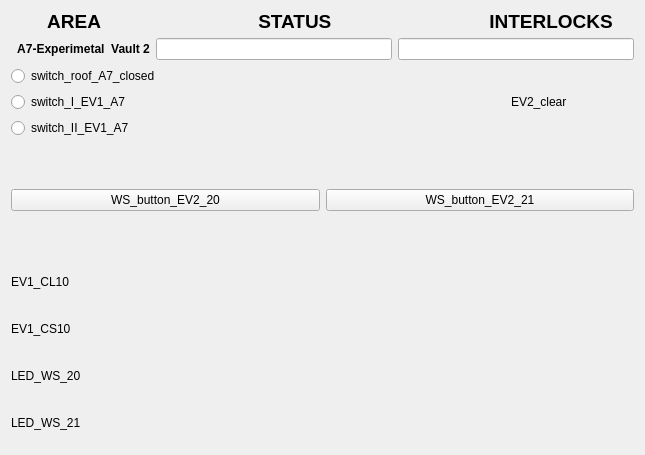
<?xml version="1.0" encoding="UTF-8"?>
<ui version="4.0">
 <class>Form</class>
 <widget class="QWidget" name="Form">
  <property name="geometry">
   <rect>
    <x>0</x>
    <y>0</y>
    <width>645</width>
    <height>455</height>
   </rect>
  </property>
  <property name="windowTitle">
   <string>Form</string>
  </property>
  <layout class="QVBoxLayout" name="verticalLayout_3">
   <item>
    <layout class="QVBoxLayout" name="verticalLayout">
     <item>
      <widget class="QLabel" name="label_4">
       <property name="maximumSize">
        <size>
         <width>16777215</width>
         <height>21</height>
        </size>
       </property>
       <property name="font">
        <font>
         <pointsize>14</pointsize>
         <weight>75</weight>
         <bold>true</bold>
        </font>
       </property>
       <property name="text">
        <string>       AREA                              STATUS                              INTERLOCKS </string>
       </property>
      </widget>
     </item>
     <item>
      <layout class="QFormLayout" name="formLayout_2">
       <property name="fieldGrowthPolicy">
        <enum>QFormLayout::AllNonFixedFieldsGrow</enum>
       </property>
       <item row="0" column="0">
        <widget class="QLabel" name="label">
         <property name="font">
          <font>
           <weight>75</weight>
           <bold>true</bold>
          </font>
         </property>
         <property name="text">
          <string>  A7-Experimetal  Vault 2</string>
         </property>
        </widget>
       </item>
       <item row="0" column="1">
        <layout class="QHBoxLayout" name="horizontalLayout_3">
         <item>
          <widget class="QELineEdit" name="qelineedit_6">
           <property name="alignment">
            <set>Qt::AlignCenter</set>
           </property>
           <property name="variable" stdset="0">
            <string>VCS:EV2-CLR-STATS</string>
           </property>
          </widget>
         </item>
         <item>
          <widget class="QELineEdit" name="qelineedit_7">
           <property name="alignment">
            <set>Qt::AlignCenter</set>
           </property>
           <property name="variable" stdset="0">
            <string>VCS:EV2-INTLCK-STATS</string>
           </property>
          </widget>
         </item>
        </layout>
       </item>
      </layout>
     </item>
    </layout>
   </item>
   <item>
    <layout class="QHBoxLayout" name="horizontalLayout_9">
     <item>
      <layout class="QVBoxLayout" name="verticalLayout_2">
       <item>
        <widget class="QERadioButton" name="qeradiobutton">
         <property name="text">
          <string>switch_roof_A7_closed</string>
         </property>
         <property name="autoExclusive">
          <bool>false</bool>
         </property>
         <property name="variable" stdset="0">
          <string>VCS:SW-RF-A7-CLSD</string>
         </property>
         <property name="format" stdset="0">
          <enum>QERadioButton::LocalEnumeration</enum>
         </property>
         <property name="pressText">
          <string>0</string>
         </property>
         <property name="releaseText">
          <string>1</string>
         </property>
        </widget>
       </item>
       <item>
        <widget class="QERadioButton" name="qeradiobutton_4">
         <property name="text">
          <string>switch_I_EV1_A7</string>
         </property>
         <property name="variable" stdset="0">
          <string>VCS:SW-I-EV2-A7</string>
         </property>
         <property name="format" stdset="0">
          <enum>QERadioButton::LocalEnumeration</enum>
         </property>
        </widget>
       </item>
       <item>
        <widget class="QERadioButton" name="qeradiobutton_2">
         <property name="text">
          <string>switch_II_EV1_A7</string>
         </property>
         <property name="autoExclusive">
          <bool>false</bool>
         </property>
         <property name="variable" stdset="0">
          <string>VCS:SW-II-EV2-A7</string>
         </property>
         <property name="format" stdset="0">
          <enum>QERadioButton::Integer</enum>
         </property>
        </widget>
       </item>
      </layout>
     </item>
     <item>
      <spacer name="horizontalSpacer">
       <property name="orientation">
        <enum>Qt::Horizontal</enum>
       </property>
       <property name="sizeHint" stdset="0">
        <size>
         <width>40</width>
         <height>20</height>
        </size>
       </property>
      </spacer>
     </item>
     <item>
      <layout class="QHBoxLayout" name="horizontalLayout_8">
       <item>
        <widget class="QLabel" name="label_9">
         <property name="maximumSize">
          <size>
           <width>16777215</width>
           <height>20</height>
          </size>
         </property>
         <property name="text">
          <string>EV2_clear</string>
         </property>
        </widget>
       </item>
       <item>
        <widget class="QEBitStatus" name="qebitstatus_3">
         <property name="minimumSize">
          <size>
           <width>61</width>
           <height>41</height>
          </size>
         </property>
         <property name="maximumSize">
          <size>
           <width>61</width>
           <height>41</height>
          </size>
         </property>
         <property name="numberOfBits">
          <number>1</number>
         </property>
         <property name="shape">
          <enum>QBitStatus::Circle</enum>
         </property>
         <property name="offColour">
          <color>
           <red>0</red>
           <green>77</green>
           <blue>0</blue>
          </color>
         </property>
         <property name="variable" stdset="0">
          <string>VCS:EV2-SNC-CLR</string>
         </property>
        </widget>
       </item>
      </layout>
     </item>
    </layout>
   </item>
   <item>
    <spacer name="verticalSpacer_2">
     <property name="orientation">
      <enum>Qt::Vertical</enum>
     </property>
     <property name="sizeHint" stdset="0">
      <size>
       <width>20</width>
       <height>40</height>
      </size>
     </property>
    </spacer>
   </item>
   <item>
    <layout class="QHBoxLayout" name="horizontalLayout_10">
     <item>
      <widget class="QEPushButton" name="qepushbutton">
       <property name="text">
        <string>WS_button_EV2_20</string>
       </property>
       <property name="variable" stdset="0">
        <string>VCS:WS-BUT-EV2-20</string>
       </property>
       <property name="writeOnPress">
        <bool>true</bool>
       </property>
       <property name="writeOnRelease">
        <bool>true</bool>
       </property>
       <property name="writeOnClick">
        <bool>false</bool>
       </property>
       <property name="pressText">
        <string>0</string>
       </property>
       <property name="releaseText">
        <string>1</string>
       </property>
      </widget>
     </item>
     <item>
      <widget class="QEPushButton" name="qepushbutton_2">
       <property name="text">
        <string>WS_button_EV2_21</string>
       </property>
       <property name="variable" stdset="0">
        <string>VCS:WS-BUT-EV2-21</string>
       </property>
       <property name="writeOnPress">
        <bool>true</bool>
       </property>
       <property name="writeOnRelease">
        <bool>true</bool>
       </property>
       <property name="writeOnClick">
        <bool>false</bool>
       </property>
       <property name="pressText">
        <string>0</string>
       </property>
       <property name="releaseText">
        <string>1</string>
       </property>
      </widget>
     </item>
    </layout>
   </item>
   <item>
    <spacer name="verticalSpacer">
     <property name="orientation">
      <enum>Qt::Vertical</enum>
     </property>
     <property name="sizeHint" stdset="0">
      <size>
       <width>20</width>
       <height>40</height>
      </size>
     </property>
    </spacer>
   </item>
   <item>
    <layout class="QHBoxLayout" name="horizontalLayout_11">
     <item>
      <widget class="QLabel" name="label_5">
       <property name="maximumSize">
        <size>
         <width>16777215</width>
         <height>20</height>
        </size>
       </property>
       <property name="text">
        <string>EV1_CL10</string>
       </property>
      </widget>
     </item>
     <item>
      <widget class="QEBitStatus" name="qebitstatus">
       <property name="minimumSize">
        <size>
         <width>61</width>
         <height>41</height>
        </size>
       </property>
       <property name="maximumSize">
        <size>
         <width>61</width>
         <height>41</height>
        </size>
       </property>
       <property name="numberOfBits">
        <number>1</number>
       </property>
       <property name="shape">
        <enum>QBitStatus::Circle</enum>
       </property>
       <property name="offColour">
        <color>
         <red>0</red>
         <green>66</green>
         <blue>0</blue>
        </color>
       </property>
       <property name="variable" stdset="0">
        <string>VCS:CL10-EV2</string>
       </property>
       <property name="displayAlarmStateOption" stdset="0">
        <enum>QEBitStatus::Never</enum>
       </property>
      </widget>
     </item>
    </layout>
   </item>
   <item>
    <layout class="QHBoxLayout" name="horizontalLayout_5">
     <item>
      <widget class="QLabel" name="label_6">
       <property name="maximumSize">
        <size>
         <width>16777215</width>
         <height>20</height>
        </size>
       </property>
       <property name="text">
        <string>EV1_CS10</string>
       </property>
      </widget>
     </item>
     <item>
      <widget class="QEBitStatus" name="qebitstatus_2">
       <property name="minimumSize">
        <size>
         <width>61</width>
         <height>41</height>
        </size>
       </property>
       <property name="maximumSize">
        <size>
         <width>61</width>
         <height>41</height>
        </size>
       </property>
       <property name="numberOfBits">
        <number>1</number>
       </property>
       <property name="shape">
        <enum>QBitStatus::Circle</enum>
       </property>
       <property name="offColour">
        <color>
         <red>0</red>
         <green>71</green>
         <blue>0</blue>
        </color>
       </property>
       <property name="variable" stdset="0">
        <string>VCS:CS10-EV2</string>
       </property>
      </widget>
     </item>
    </layout>
   </item>
   <item>
    <layout class="QHBoxLayout" name="horizontalLayout_6">
     <item>
      <widget class="QLabel" name="label_7">
       <property name="maximumSize">
        <size>
         <width>16777215</width>
         <height>20</height>
        </size>
       </property>
       <property name="text">
        <string>LED_WS_20</string>
       </property>
      </widget>
     </item>
     <item>
      <widget class="QEBitStatus" name="qebitstatus_4">
       <property name="minimumSize">
        <size>
         <width>61</width>
         <height>41</height>
        </size>
       </property>
       <property name="maximumSize">
        <size>
         <width>61</width>
         <height>41</height>
        </size>
       </property>
       <property name="numberOfBits">
        <number>1</number>
       </property>
       <property name="shape">
        <enum>QBitStatus::Circle</enum>
       </property>
       <property name="offColour">
        <color>
         <red>0</red>
         <green>70</green>
         <blue>0</blue>
        </color>
       </property>
       <property name="variable" stdset="0">
        <string>VCS:LED-WS-EV2-20</string>
       </property>
       <property name="variableSubstitutions" stdset="0">
        <string/>
       </property>
      </widget>
     </item>
    </layout>
   </item>
   <item>
    <layout class="QHBoxLayout" name="horizontalLayout_7">
     <item>
      <widget class="QLabel" name="label_8">
       <property name="maximumSize">
        <size>
         <width>16777215</width>
         <height>20</height>
        </size>
       </property>
       <property name="text">
        <string>LED_WS_21</string>
       </property>
      </widget>
     </item>
     <item>
      <widget class="QEBitStatus" name="qebitstatus_5">
       <property name="minimumSize">
        <size>
         <width>61</width>
         <height>41</height>
        </size>
       </property>
       <property name="maximumSize">
        <size>
         <width>61</width>
         <height>41</height>
        </size>
       </property>
       <property name="numberOfBits">
        <number>1</number>
       </property>
       <property name="shape">
        <enum>QBitStatus::Circle</enum>
       </property>
       <property name="offColour">
        <color>
         <red>0</red>
         <green>76</green>
         <blue>0</blue>
        </color>
       </property>
       <property name="variable" stdset="0">
        <string>VCS:LED-WS-EV2-21</string>
       </property>
      </widget>
     </item>
    </layout>
   </item>
  </layout>
 </widget>
 <customwidgets>
  <customwidget>
   <class>QEBitStatus</class>
   <extends>QBitStatus</extends>
   <header>QEBitStatus.h</header>
  </customwidget>
  <customwidget>
   <class>QELineEdit</class>
   <extends>QLineEdit</extends>
   <header>QELineEdit.h</header>
  </customwidget>
  <customwidget>
   <class>QEPushButton</class>
   <extends>QPushButton</extends>
   <header>QEPushButton.h</header>
  </customwidget>
  <customwidget>
   <class>QERadioButton</class>
   <extends>QRadioButton</extends>
   <header>QERadioButton.h</header>
  </customwidget>
  <customwidget>
   <class>QBitStatus</class>
   <extends>QWidget</extends>
   <header>QBitStatus.h</header>
  </customwidget>
 </customwidgets>
 <resources/>
 <connections/>
</ui>
